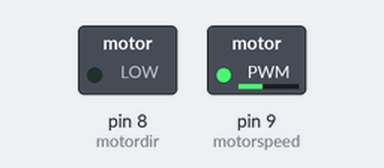
The sketch below on a simulated Arduino Uno, built with avr-gcc and run on an emulated ATmega328P. On the bench: switched loads named in the sketch (green lamp = pin HIGH).

Above: at 0.1 s.
Timing chart, 0 to 1.6 s (numbered marks = the images above):
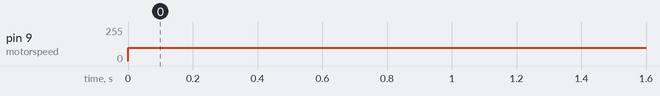

The sketch:

motordc.ino
```cpp
const int motordir = 8;
const int motorspeed = 9;
int speedval = 0;
void setup() {
  // put your setup code here, to run once:
  pinMode(motordir, OUTPUT);
  pinMode(motorspeed, OUTPUT);
  Serial.begin(9600);
}
void clockwise()
{
  digitalWrite(motordir, LOW);
  analogWrite(motorspeed,100);
}
 void anticlockwise(float d)
{
  digitalWrite(motordir, HIGH);
  int s = constrain(255 / max(d,1),0,255);
  analogWrite(motorspeed,

  s);
}
int sensorLeft()
{
  int sensorValue = analogRead(A0);
  float Volt = sensorValue * (5.0 / 1023.0);
  float Distance = 12.08 *pow(Volt , -1.058);
  Serial.println(Distance);
  if(Distance<20)
  {
  anticlockwise(Distance);
  }
  else
  {
    digitalWrite(motorspeed,LOW);
    }
}
void loop()
{
  clockwise();
}
```

Measured:
- by itself, pin 9 (motorspeed): 0/255 → 100/255 at 0.00 s
